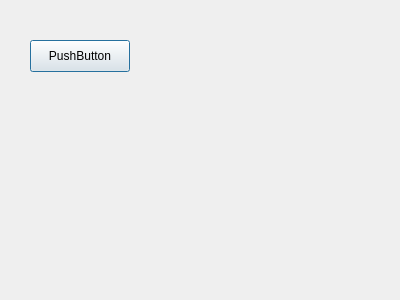
<?xml version="1.0" encoding="UTF-8"?>
<ui version="4.0">
 <class>PlayPage</class>
 <widget class="QDialog" name="PlayPage">
  <property name="geometry">
   <rect>
    <x>0</x>
    <y>0</y>
    <width>400</width>
    <height>300</height>
   </rect>
  </property>
  <property name="windowTitle">
   <string>Dialog</string>
  </property>
  <widget class="QPushButton" name="btn">
   <property name="geometry">
    <rect>
     <x>30</x>
     <y>40</y>
     <width>100</width>
     <height>32</height>
    </rect>
   </property>
   <property name="text">
    <string>PushButton</string>
   </property>
  </widget>
 </widget>
 <resources/>
 <connections/>
</ui>
